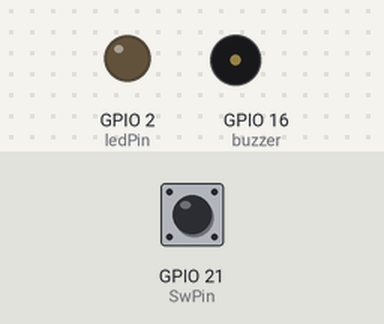
The sketch below on a simulated ESP32. Shown: output pins drawn as LEDs (lit = HIGH), buzzer (waves = sounding). The test bench sets the inputs (shaded band); at power-on: GPIO 21 (SwPin) HIGH.

Above: at 1.2 s.
1.3 s: GPIO 21 (SwPin) pulled LOW for 0.15 s
At 1.4 s:
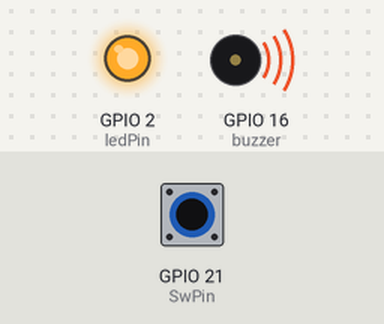
3.0 s: GPIO 21 (SwPin) pulled LOW for 1 s
At 5.3 s:
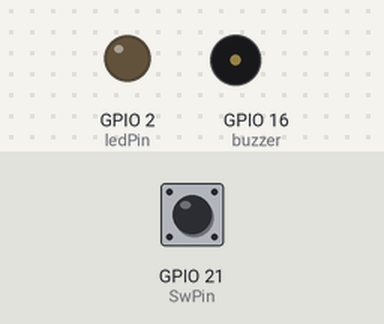
5.6 s: GPIO 21 (SwPin) pulled LOW for 3.2 s
At 8.82 s:
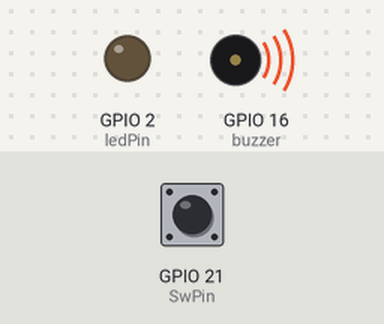
Timing chart, 0 to 10.4 s (numbered marks = the images above; inputs shaded):
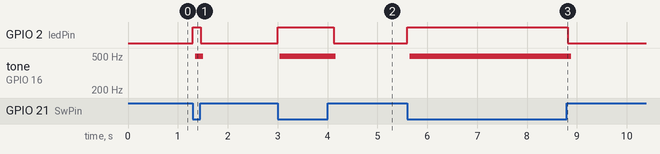

The sketch:

esp32_Tilt_Ball_Switch.ino
```cpp
//www.elegoo.com
// Modified for Adafruit HUZZAH32 ESP32 Feather (5/2/2019)

const int ledPin = BUILTIN_LED; // GPIO pin for LED
const int SwPin  = 21; // GPIO pin for tilt switch
const int buzzer = 16; // GPIO pin for active buzzer

void setup()
{
  pinMode(ledPin,OUTPUT); //initialize ledPin as an output
  digitalWrite(ledPin,LOW); //turn the led off
  pinMode(buzzer,OUTPUT); //initialize the buzzer pin as an output
  pinMode(SwPin,INPUT_PULLUP);
}

void loop()
{
  int digitalVal = digitalRead(SwPin);

  if(HIGH == digitalVal)
  {
    digitalWrite(ledPin,LOW); //turn the led off
  }
  else
  {
    digitalWrite(ledPin,HIGH); //turn the led on
    for(int i=0;i<80;i++)
    {
      digitalWrite(buzzer,HIGH);
      delay(1);//wait for 1ms
      digitalWrite(buzzer,LOW);
      delay(1);//wait for 1ms
    }

  }
}
```

Measured:
- after the input at 1.3 s, GPIO 2 (ledPin): LOW → HIGH at once, → LOW 0.16 s later; tone on GPIO 16 (buzzer): silent → 498 Hz at once, → silent 0.16 s later
- after the input at 3.0 s, GPIO 2 (ledPin): LOW → HIGH at once, → LOW 1.1 s later; tone on GPIO 16 (buzzer): silent → 498 Hz at once, → silent 1.1 s later
- after the input at 5.6 s, GPIO 2 (ledPin): LOW → HIGH at once, → LOW 3.2 s later; tone on GPIO 16 (buzzer): silent → 498 Hz at once, → silent 3.2 s later
